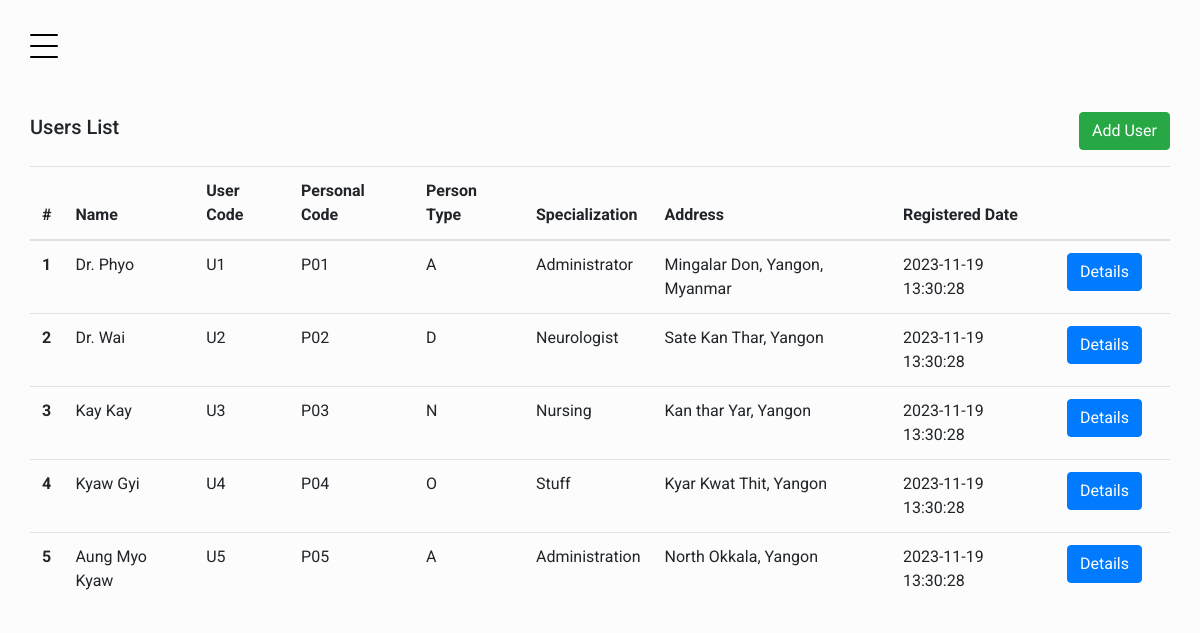
The page /users.php on the database its author committed.
### tables this page shows
CREATE TABLE `person` (
  `personId` int NOT NULL,
  `personalCode` varchar(6) DEFAULT NULL,
  `personType` varchar(1) NOT NULL,
  `name` varchar(255) NOT NULL,
  `specializing` varchar(255) NOT NULL,
  `address` varchar(255) NOT NULL,
  `registeredSince` datetime NOT NULL DEFAULT CURRENT_TIMESTAMP
);

CREATE TABLE `user` (
  `UID` int NOT NULL,
  `userCode` varchar(6) DEFAULT NULL,
  `personalCode` varchar(6) DEFAULT NULL,
  `password` varchar(255) NOT NULL,
  `registeredSince` datetime NOT NULL DEFAULT CURRENT_TIMESTAMP
);

### includes/functions.php (called while the page is built, shortened)
<?php
function getAllUsers($conn)
{
    $res = mysqli_query($conn, "SELECT u.*, p.* FROM user u, person p WHERE p.personalCode = u.personalCode");
    $result = mysqli_fetch_all($res, MYSQLI_ASSOC);
    return $result;
}

### users.php (the view, shortened to what this page needs)
<?php
include("includes/db_connet.php");
include("includes/functions.php");
$users = getAllUsers($conn);
$users_count = count($users);
?>
<!doctype html>
<html lang="en">
<head>
  <link rel="stylesheet" href="fonts/icomoon/style.css">
  <link rel="stylesheet" href="css/owl.carousel.min.css">
  <link rel="stylesheet" href="css/bootstrap.min.css">
  <link rel="stylesheet" href="css/style.css">
</head>
<body>
  <?php include_once("includes/navbar.php"); ?>
  <main>
    <div class="site-section">
      <div class="container">
        <div class="pb-3">
          <div class="row justify-content-between align-items-center">
            <h2>Users List</h2>
            <button class="btn btn-success"><a class="text-decoration-none text-white" href="/user-form.php">
                Add User
              </a>
            </button>
          </div>
        </div>
        <div class="row justify-content-center">
          <table class="table responsive">
            <thead>
              <tr>
                <th scope="col">#</th>
                <th scope="col">Name</th>
                <th scope="col">User Code</th>
                <th scope="col">Personal Code</th>
                <th scope="col">Person Type</th>
                <th scope="col">Specialization</th>
                <th scope="col">Address</th>
                <th scope="col">Registered Date</th>
                <th></th>
              </tr>
            </thead>
            <tbody>
              <?php if ($users_count > 0) : ?>
                <?php foreach ($users as $row) : ?>
                  <tr>
                    <th scope="row">
                      <?php echo $row['UID'] ?>
                    </th>
                    <td>
                      <?php echo $row['name'] ?>
                    </td>
                    <td>
                      <?php echo $row['userCode'] ?>
                    </td>
                    <td>
                      <?php echo $row['personalCode'] ?>
                    </td>
                    <td>
                      <?php echo $row['personType'] ?>
                    </td>
                    <td>
                      <?php echo $row['specializing'] ?>
                    </td>
                    <td>
                      <?php echo $row['address'] ?>
                    </td>
                    <td>
                      <?php echo $row['registeredSince'] ?>
                    </td>
                    <td>
                      <a href="/user-detail-form.php?id=<?= $row['personalCode'] ?>" class="btn btn-primary mr-3 text-decoration-none text-white">Details</a>
                    </td>
                  </tr>
                <?php endforeach; ?>
              <?php endif; ?>
            </tbody>
          </table>
        </div>
      </div>
    </div>
  </main>
</body>
</html>

### css/style.css (style rules this page uses)
body { font-family: "Roboto", -apple-system, BlinkMacSystemFont, "Segoe UI", Roboto, "Helvetica Neue", Arial, "Noto Sans", sans-serif, "Apple Color Emoji", "Segoe UI Emoji", "Segoe UI Symbol", "Noto Color Emoji"; background-color: #fcfcfc; }
h1, h2, h3, h4, h5, h6, .h1, .h2, .h3, .h4, .h5, .h6 { font-family: "Roboto", -apple-system, BlinkMacSystemFont, "Segoe UI", Roboto, "Helvetica Neue", Arial, "Noto Sans", sans-serif, "Apple Color Emoji", "Segoe UI Emoji", "Segoe UI Symbol", "Noto Color Emoji"; }
a { -webkit-transition: .3s all ease; -o-transition: .3s all ease; transition: .3s all ease; }
a, a:hover { text-decoration: none !important; }
h2 { font-size: 20px; }
body { position: relative; }
body:before { position: absolute; content: ""; z-index: 1; top: 0; left: 0; right: 0; bottom: 0; background-color: rgba(0, 0, 0, 0.5); opacity: 0; visibility: hidden; -webkit-transition: .3s all ease-in-out; -o-transition: .3s all ease-in-out; transition: .3s all ease-in-out; }
.site-section { padding: 7rem 0; }
aside, main { height: 100vh; min-height: 580px; }
main { width: calc(100%); }

### rows shown on the page
person: user.UID "1", name "Dr. Phyo", user.userCode "U1", personalCode "P01", personType "A", specializing "Administrator", address "Mingalar Don, Yangon, Myanmar", registeredSince "2023-11-19 13:30:28"
person: user.UID "2", name "Dr. Wai", user.userCode "U2", personalCode "P02", personType "D", specializing "Neurologist", address "Sate Kan Thar, Yangon", registeredSince "2023-11-19 13:30:28"
person: user.UID "3", name "Kay Kay", user.userCode "U3", personalCode "P03", personType "N", specializing "Nursing", address "Kan thar Yar, Yangon", registeredSince "2023-11-19 13:30:28"
person: user.UID "4", name "Kyaw Gyi", user.userCode "U4", personalCode "P04", personType "O", specializing "Stuff", address "Kyar Kwat Thit, Yangon", registeredSince "2023-11-19 13:30:28"
person: user.UID "5", name "Aung Myo Kyaw", user.userCode "U5", personalCode "P05", personType "A", specializing "Administration", address "North Okkala, Yangon", registeredSince "2023-11-19 13:30:28"
